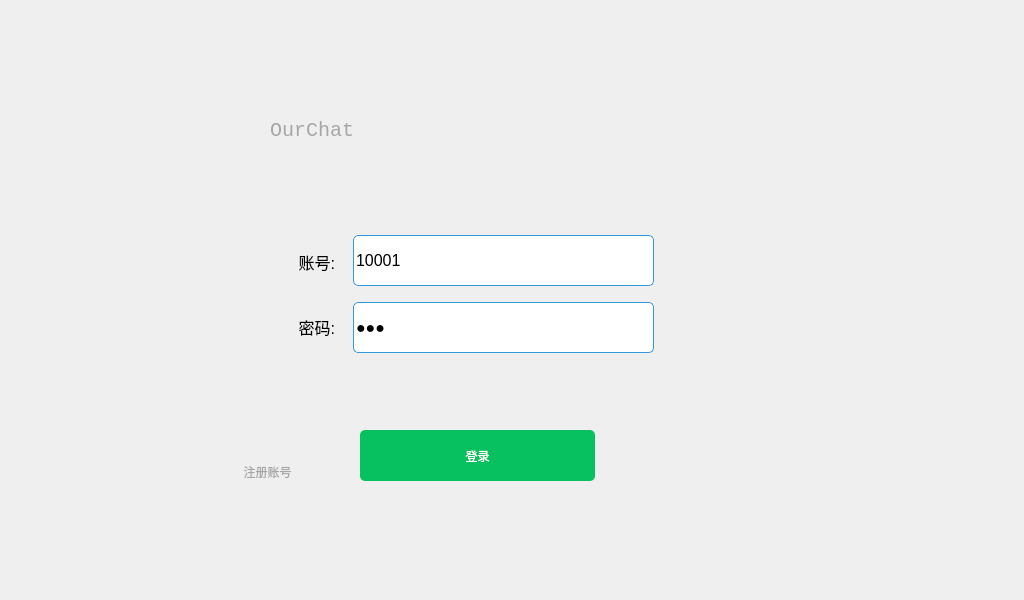
<?xml version="1.0" encoding="UTF-8"?>
<ui version="4.0">
 <class>ChatClient</class>
 <widget class="QWidget" name="ChatClient">
  <property name="geometry">
   <rect>
    <x>0</x>
    <y>0</y>
    <width>1024</width>
    <height>600</height>
   </rect>
  </property>
  <property name="windowTitle">
   <string>Form</string>
  </property>
  <widget class="QWidget" name="centerWidget" native="true">
   <property name="geometry">
    <rect>
     <x>0</x>
     <y>0</y>
     <width>1024</width>
     <height>600</height>
    </rect>
   </property>
   <property name="minimumSize">
    <size>
     <width>430</width>
     <height>330</height>
    </size>
   </property>
   <property name="maximumSize">
    <size>
     <width>1024</width>
     <height>1000</height>
    </size>
   </property>
   <widget class="QStackedWidget" name="stackedWidget">
    <property name="geometry">
     <rect>
      <x>220</x>
      <y>100</y>
      <width>511</width>
      <height>401</height>
     </rect>
    </property>
    <property name="currentIndex">
     <number>0</number>
    </property>
    <widget class="QWidget" name="page">
     <widget class="QLabel" name="label">
      <property name="geometry">
       <rect>
        <x>54</x>
        <y>131</y>
        <width>61</width>
        <height>61</height>
       </rect>
      </property>
      <property name="font">
       <font>
        <pointsize>12</pointsize>
       </font>
      </property>
      <property name="layoutDirection">
       <enum>Qt::LeftToRight</enum>
      </property>
      <property name="text">
       <string>账号:</string>
      </property>
      <property name="alignment">
       <set>Qt::AlignRight|Qt::AlignTrailing|Qt::AlignVCenter</set>
      </property>
     </widget>
     <widget class="QLabel" name="label_2">
      <property name="geometry">
       <rect>
        <x>54</x>
        <y>196</y>
        <width>61</width>
        <height>61</height>
       </rect>
      </property>
      <property name="font">
       <font>
        <pointsize>12</pointsize>
       </font>
      </property>
      <property name="text">
       <string>密码:</string>
      </property>
      <property name="alignment">
       <set>Qt::AlignRight|Qt::AlignTrailing|Qt::AlignVCenter</set>
      </property>
     </widget>
     <widget class="QPushButton" name="pushBtn_close">
      <property name="geometry">
       <rect>
        <x>450</x>
        <y>0</y>
        <width>34</width>
        <height>40</height>
       </rect>
      </property>
      <property name="styleSheet">
       <string notr="true">QPushButton {
	border: none; /* no border for a flat push button */
	image: url(:/pic/close.png); /* 最小化 */
	min-width: 34px;
	max-width: 34px;
	min-height: 40px;
	max-height: 40px;
}
QPushButton::hover {
	background-color: #f57575; 
}</string>
      </property>
      <property name="text">
       <string/>
      </property>
      <property name="icon">
       <iconset>
        <normaloff>:/pic/src/close.png</normaloff>:/pic/src/close.png</iconset>
      </property>
      <property name="iconSize">
       <size>
        <width>40</width>
        <height>40</height>
       </size>
      </property>
     </widget>
     <widget class="QLineEdit" name="lineEdit_account">
      <property name="geometry">
       <rect>
        <x>133</x>
        <y>135</y>
        <width>301</width>
        <height>51</height>
       </rect>
      </property>
      <property name="minimumSize">
       <size>
        <width>240</width>
        <height>22</height>
       </size>
      </property>
      <property name="maximumSize">
       <size>
        <width>2400</width>
        <height>2400</height>
       </size>
      </property>
      <property name="font">
       <font>
        <pointsize>12</pointsize>
       </font>
      </property>
      <property name="styleSheet">
       <string notr="true">QLineEdit{
	color: rgb(0, 0, 0);
	border-style: none;
	border-radius: 5px;	
	border-right:1px solid #3498db;
	border-top:1px solid #3498db;
	border-left:1px solid #3498db;
	border-bottom:1px solid #3498db;
	min-height: 20px;
}
QLineEdit:focus {
    border: 2px solid #3498db;
}</string>
      </property>
      <property name="text">
       <string>10001</string>
      </property>
      <property name="maxLength">
       <number>16</number>
      </property>
     </widget>
     <widget class="QLineEdit" name="lineEdit_password">
      <property name="geometry">
       <rect>
        <x>133</x>
        <y>202</y>
        <width>301</width>
        <height>51</height>
       </rect>
      </property>
      <property name="minimumSize">
       <size>
        <width>240</width>
        <height>22</height>
       </size>
      </property>
      <property name="maximumSize">
       <size>
        <width>2400</width>
        <height>3000</height>
       </size>
      </property>
      <property name="font">
       <font>
        <pointsize>12</pointsize>
       </font>
      </property>
      <property name="styleSheet">
       <string notr="true">QLineEdit{
	color: rgb(0, 0, 0);
	border-style: none;
	border-radius: 5px;	
	border-right:1px solid #3498db;
	border-top:1px solid #3498db;
	border-left:1px solid #3498db;
	border-bottom:1px solid #3498db;
	min-height: 20px;
}
QLineEdit:focus {
    border: 2px solid #3498db;
}</string>
      </property>
      <property name="text">
       <string>123</string>
      </property>
      <property name="maxLength">
       <number>32</number>
      </property>
      <property name="echoMode">
       <enum>QLineEdit::Password</enum>
      </property>
     </widget>
     <widget class="QPushButton" name="pushBtn_hide">
      <property name="geometry">
       <rect>
        <x>410</x>
        <y>0</y>
        <width>34</width>
        <height>40</height>
       </rect>
      </property>
      <property name="styleSheet">
       <string notr="true">QPushButton {
	border: none; /* no border for a flat push button */
	image: url(:/pic/min.png); /* 最小化 */
	min-width: 34px;
	max-width: 34px;
	min-height: 40px;
	max-height: 40px;
}
QPushButton::hover {
	background-color: rgba(166,166,166, 50); 
}</string>
      </property>
      <property name="text">
       <string/>
      </property>
      <property name="icon">
       <iconset>
        <normaloff>:/pic/src/min.png</normaloff>:/pic/src/min.png</iconset>
      </property>
      <property name="iconSize">
       <size>
        <width>40</width>
        <height>40</height>
       </size>
      </property>
     </widget>
     <widget class="QLabel" name="label_4">
      <property name="geometry">
       <rect>
        <x>50</x>
        <y>10</y>
        <width>121</width>
        <height>41</height>
       </rect>
      </property>
      <property name="font">
       <font>
        <family>Consolas</family>
        <pointsize>15</pointsize>
       </font>
      </property>
      <property name="styleSheet">
       <string notr="true">color: rgb(166,166,166);</string>
      </property>
      <property name="text">
       <string>OurChat</string>
      </property>
     </widget>
     <widget class="QPushButton" name="pushButton_seePassword">
      <property name="geometry">
       <rect>
        <x>390</x>
        <y>210</y>
        <width>36</width>
        <height>36</height>
       </rect>
      </property>
      <property name="styleSheet">
       <string notr="true">border:none;</string>
      </property>
      <property name="text">
       <string/>
      </property>
      <property name="icon">
       <iconset resource="ImageRes.qrc">
        <normaloff>:/pic/eyes_open.png</normaloff>
        <normalon>:/pic/eyes_close.png</normalon>:/pic/eyes_open.png</iconset>
      </property>
      <property name="iconSize">
       <size>
        <width>36</width>
        <height>36</height>
       </size>
      </property>
      <property name="checkable">
       <bool>true</bool>
      </property>
     </widget>
     <widget class="QLabel" name="label_6">
      <property name="geometry">
       <rect>
        <x>0</x>
        <y>10</y>
        <width>40</width>
        <height>40</height>
       </rect>
      </property>
      <property name="text">
       <string/>
      </property>
      <property name="pixmap">
       <pixmap resource="ImageRes.qrc">:/pic/wechat2.png</pixmap>
      </property>
     </widget>
     <widget class="QPushButton" name="pushButton_login">
      <property name="geometry">
       <rect>
        <x>140</x>
        <y>330</y>
        <width>235</width>
        <height>51</height>
       </rect>
      </property>
      <property name="minimumSize">
       <size>
        <width>235</width>
        <height>35</height>
       </size>
      </property>
      <property name="styleSheet">
       <string notr="true">QPushButton{
	
	color: rgb(255, 255, 255);
	border-style: solid;
	border-radius: 5px;	
	background-color: rgb(7,193,96);
}

QPushButton:hover{
	background-color: rgb(56,205,127);
}

QPushButton:pressed {
	background-color: rgb(7,193,96);
}</string>
      </property>
      <property name="text">
       <string>登录</string>
      </property>
     </widget>
     <widget class="QPushButton" name="pushbtn_regist">
      <property name="geometry">
       <rect>
        <x>10</x>
        <y>360</y>
        <width>75</width>
        <height>23</height>
       </rect>
      </property>
      <property name="cursor">
       <cursorShape>ArrowCursor</cursorShape>
      </property>
      <property name="statusTip">
       <string>注册</string>
      </property>
      <property name="styleSheet">
       <string notr="true">QPushButton {
	color: rgb(166,166,166);
	border-style: none;
}
QPushButton::hover {
	color: rgb(67,129,202);
}</string>
      </property>
      <property name="text">
       <string>注册账号</string>
      </property>
     </widget>
    </widget>
    <widget class="QWidget" name="page_2">
     <widget class="QLabel" name="label_7">
      <property name="geometry">
       <rect>
        <x>83</x>
        <y>120</y>
        <width>81</width>
        <height>31</height>
       </rect>
      </property>
      <property name="font">
       <font>
        <pointsize>12</pointsize>
       </font>
      </property>
      <property name="text">
       <string>密码:</string>
      </property>
      <property name="alignment">
       <set>Qt::AlignRight|Qt::AlignTrailing|Qt::AlignVCenter</set>
      </property>
     </widget>
     <widget class="QLineEdit" name="lineEdit_account_2">
      <property name="geometry">
       <rect>
        <x>200</x>
        <y>80</y>
        <width>240</width>
        <height>30</height>
       </rect>
      </property>
      <property name="minimumSize">
       <size>
        <width>240</width>
        <height>22</height>
       </size>
      </property>
      <property name="maximumSize">
       <size>
        <width>240</width>
        <height>30</height>
       </size>
      </property>
      <property name="styleSheet">
       <string notr="true">QLineEdit{
	color: rgb(0, 0, 0);
	border-style: none;
	border-radius: 5px;	
	border-right:1px solid #3498db;
	border-top:1px solid #3498db;
	border-left:1px solid #3498db;
	border-bottom:1px solid #3498db;
	min-height: 20px;
}
QLineEdit:focus {
    border: 2px solid #3498db;
}</string>
      </property>
      <property name="text">
       <string/>
      </property>
      <property name="maxLength">
       <number>16</number>
      </property>
     </widget>
     <widget class="QLineEdit" name="lineEdit_password_2">
      <property name="geometry">
       <rect>
        <x>200</x>
        <y>120</y>
        <width>240</width>
        <height>30</height>
       </rect>
      </property>
      <property name="minimumSize">
       <size>
        <width>240</width>
        <height>22</height>
       </size>
      </property>
      <property name="maximumSize">
       <size>
        <width>240</width>
        <height>30</height>
       </size>
      </property>
      <property name="styleSheet">
       <string notr="true">QLineEdit{
	color: rgb(0, 0, 0);
	border-style: none;
	border-radius: 5px;	
	border-right:1px solid #3498db;
	border-top:1px solid #3498db;
	border-left:1px solid #3498db;
	border-bottom:1px solid #3498db;
	min-height: 20px;
}
QLineEdit:focus {
    border: 2px solid #3498db;
}</string>
      </property>
      <property name="text">
       <string/>
      </property>
      <property name="maxLength">
       <number>32</number>
      </property>
     </widget>
     <widget class="QLineEdit" name="lineEdit_password_3">
      <property name="geometry">
       <rect>
        <x>200</x>
        <y>160</y>
        <width>240</width>
        <height>30</height>
       </rect>
      </property>
      <property name="minimumSize">
       <size>
        <width>240</width>
        <height>22</height>
       </size>
      </property>
      <property name="maximumSize">
       <size>
        <width>240</width>
        <height>30</height>
       </size>
      </property>
      <property name="styleSheet">
       <string notr="true">QLineEdit{
	color: rgb(0, 0, 0);
	border-style: none;
	border-radius: 5px;	
	border-right:1px solid #3498db;
	border-top:1px solid #3498db;
	border-left:1px solid #3498db;
	border-bottom:1px solid #3498db;
	min-height: 20px;
}
QLineEdit:focus {
    border: 2px solid #3498db;
}</string>
      </property>
      <property name="text">
       <string/>
      </property>
      <property name="maxLength">
       <number>32</number>
      </property>
     </widget>
     <widget class="QLabel" name="label_8">
      <property name="geometry">
       <rect>
        <x>73</x>
        <y>160</y>
        <width>91</width>
        <height>31</height>
       </rect>
      </property>
      <property name="font">
       <font>
        <pointsize>12</pointsize>
       </font>
      </property>
      <property name="text">
       <string>确认密码:</string>
      </property>
      <property name="alignment">
       <set>Qt::AlignRight|Qt::AlignTrailing|Qt::AlignVCenter</set>
      </property>
     </widget>
     <widget class="QLabel" name="label_9">
      <property name="geometry">
       <rect>
        <x>83</x>
        <y>80</y>
        <width>81</width>
        <height>31</height>
       </rect>
      </property>
      <property name="font">
       <font>
        <pointsize>12</pointsize>
       </font>
      </property>
      <property name="text">
       <string>账号:</string>
      </property>
      <property name="alignment">
       <set>Qt::AlignRight|Qt::AlignTrailing|Qt::AlignVCenter</set>
      </property>
     </widget>
     <widget class="QPushButton" name="pushButton_regist">
      <property name="geometry">
       <rect>
        <x>100</x>
        <y>290</y>
        <width>84</width>
        <height>24</height>
       </rect>
      </property>
      <property name="text">
       <string>注册</string>
      </property>
     </widget>
     <widget class="QPushButton" name="pushButton_return">
      <property name="geometry">
       <rect>
        <x>350</x>
        <y>290</y>
        <width>84</width>
        <height>24</height>
       </rect>
      </property>
      <property name="text">
       <string>返回</string>
      </property>
     </widget>
     <widget class="QLabel" name="label_5">
      <property name="geometry">
       <rect>
        <x>50</x>
        <y>10</y>
        <width>121</width>
        <height>41</height>
       </rect>
      </property>
      <property name="font">
       <font>
        <family>Consolas</family>
        <pointsize>15</pointsize>
       </font>
      </property>
      <property name="styleSheet">
       <string notr="true">color: rgb(166,166,166);</string>
      </property>
      <property name="text">
       <string>OurChat</string>
      </property>
     </widget>
     <widget class="QPushButton" name="pushBtn_close_2">
      <property name="geometry">
       <rect>
        <x>450</x>
        <y>0</y>
        <width>34</width>
        <height>40</height>
       </rect>
      </property>
      <property name="styleSheet">
       <string notr="true">QPushButton {
	border: none; /* no border for a flat push button */
	image: url(:/pic/close.png); /* 最小化 */
	min-width: 34px;
	max-width: 34px;
	min-height: 40px;
	max-height: 40px;
}
QPushButton::hover {
	background-color: #f57575; 
}</string>
      </property>
      <property name="text">
       <string/>
      </property>
      <property name="icon">
       <iconset>
        <normaloff>:/pic/src/close.png</normaloff>:/pic/src/close.png</iconset>
      </property>
      <property name="iconSize">
       <size>
        <width>40</width>
        <height>40</height>
       </size>
      </property>
     </widget>
     <widget class="QPushButton" name="pushBtn_hide_2">
      <property name="geometry">
       <rect>
        <x>410</x>
        <y>0</y>
        <width>34</width>
        <height>40</height>
       </rect>
      </property>
      <property name="styleSheet">
       <string notr="true">QPushButton {
	border: none; /* no border for a flat push button */
	image: url(:/pic/min.png); /* 最小化 */
	min-width: 34px;
	max-width: 34px;
	min-height: 40px;
	max-height: 40px;
}
QPushButton::hover {
	background-color: rgba(166,166,166, 50); 
}</string>
      </property>
      <property name="text">
       <string/>
      </property>
      <property name="icon">
       <iconset>
        <normaloff>:/pic/src/min.png</normaloff>:/pic/src/min.png</iconset>
      </property>
      <property name="iconSize">
       <size>
        <width>40</width>
        <height>40</height>
       </size>
      </property>
     </widget>
     <widget class="QLabel" name="label_11">
      <property name="geometry">
       <rect>
        <x>0</x>
        <y>10</y>
        <width>40</width>
        <height>40</height>
       </rect>
      </property>
      <property name="text">
       <string/>
      </property>
      <property name="pixmap">
       <pixmap resource="ImageRes.qrc">:/pic/wechat2.png</pixmap>
      </property>
     </widget>
    </widget>
   </widget>
  </widget>
 </widget>
 <resources>
  <include location="ImageRes.qrc"/>
 </resources>
 <connections/>
</ui>
